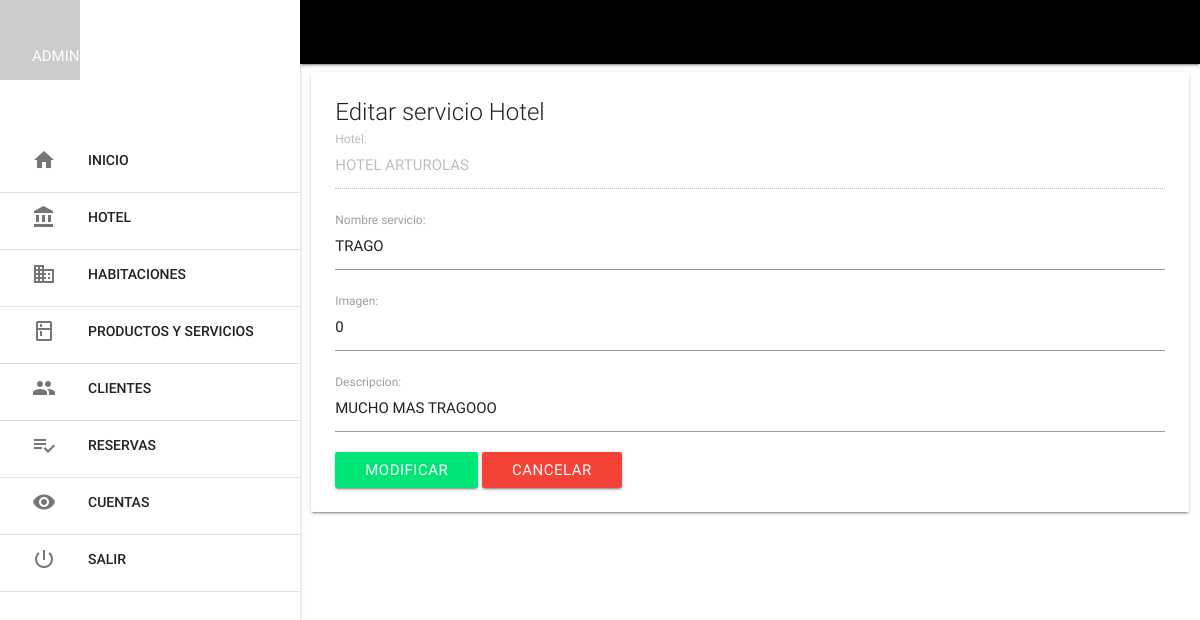
/mlt_hotel/mlt_hotel_servicios_ver.php?id=2 (signed in), run on the app's committed database.
### tables this page shows
CREATE TABLE IF NOT EXISTS `mlt_hotel_servicios` (
  `seh_id` int(11) NOT NULL AUTO_INCREMENT,
  `hot_id` int(11) DEFAULT NULL,
  `seh_nombre` varchar(80) DEFAULT NULL,
  `seh_imagen` varchar(255) DEFAULT NULL,
  `seh_descripcion` text,
  `seh_estado` tinyint(1) DEFAULT NULL,
  PRIMARY KEY (`seh_id`),
  KEY `hot_id` (`hot_id`),
  CONSTRAINT `mlt_hotel_servicios_ibfk_1` FOREIGN KEY (`hot_id`) REFERENCES `mlt_hotel` (`hot_id`)
);

### mlt_hotel/mlt_hotel_servicios_ver.php (the view, shortened to what this page needs)
<?php include '../extend/header.php';
$seh_id = $con->real_escape_string(htmlentities($_GET['id']));
$sel = $con->query("SELECT mlt_hotel_servicios.seh_id, mlt_hotel_servicios.hot_id, (select mlt_hotel.hot_nombre from mlt_hotel where hot_id = mlt_hotel_servicios.hot_id) as NombreHotel, mlt_hotel_servicios.seh_nombre, mlt_hotel_servicios.seh_imagen, mlt_hotel_servicios.seh_descripcion, mlt_hotel_servicios.seh_estado FROM mlt_hotel_servicios WHERE seh_id = $seh_id");
	while($f = $sel->fetch_assoc()){
?>
<div class="row">
	<div class="col s12">
		<div class="card">
			<div class="card-content">
				<span class="card-title">Editar servicio Hotel</span>
				<form class="form" action="controller_mlt_hotel_servicios.php?op=modificar_mlt_hotel_servicios&id=<?php echo $seh_id; ?>" method="post" enctype="multipart/form-data">
					<div class="input-field">
						<input type="text" name="hot_id" required autofocus
						id="hot_id" onblur="may(this.value, this.id)" value="<?php echo $f['NombreHotel']; ?>" disabled>
						<label for="hot_id">Hotel:</label>
					</div>
					<div class="input-field">
						<input type="text" name="seh_nombre" required
						id="seh_nombre" value="<?php echo $f['seh_nombre']; ?>">
						<label for="seh_nombre">Nombre servicio:</label>
					</div>
					<div class="input-field">
						<input type="text" name="seh_imagen" required
						id="seh_imagen" value="<?php echo $f['seh_imagen']; ?>">
						<label for="seh_imagen">Imagen:</label>
					</div>
					<div class="input-field">
						<input type="text" name="seh_descripcion" required
						id="seh_descripcion" value="<?php echo $f['seh_descripcion']; ?>">
						<label for="seh_descripcion">Descripcion:</label>
					</div>
					<button type="submit" class="btn green accent-3" id="btn_guardar">Modificar</button>
					<?php }?>
					<a href="mlt_hotel_ver.php?id=<?php echo $_SESSION['Hotel'] ?>" class="btn red ">Cancelar</a>
				</form>
			</div>
		</div>
	</div>
</div>
<?php include '../extend/scripts.php'; ?>
</body>
</html>

### data on the page
mlt_hotel_servicios: hot_id "HOTEL ARTUROLAS", seh_nombre "TRAGO", seh_imagen "0", seh_descripcion "MUCHO MAS TRAGOOO"

### other printed values
$_SESSION['nombre'] "ADMINISTRADOR"
